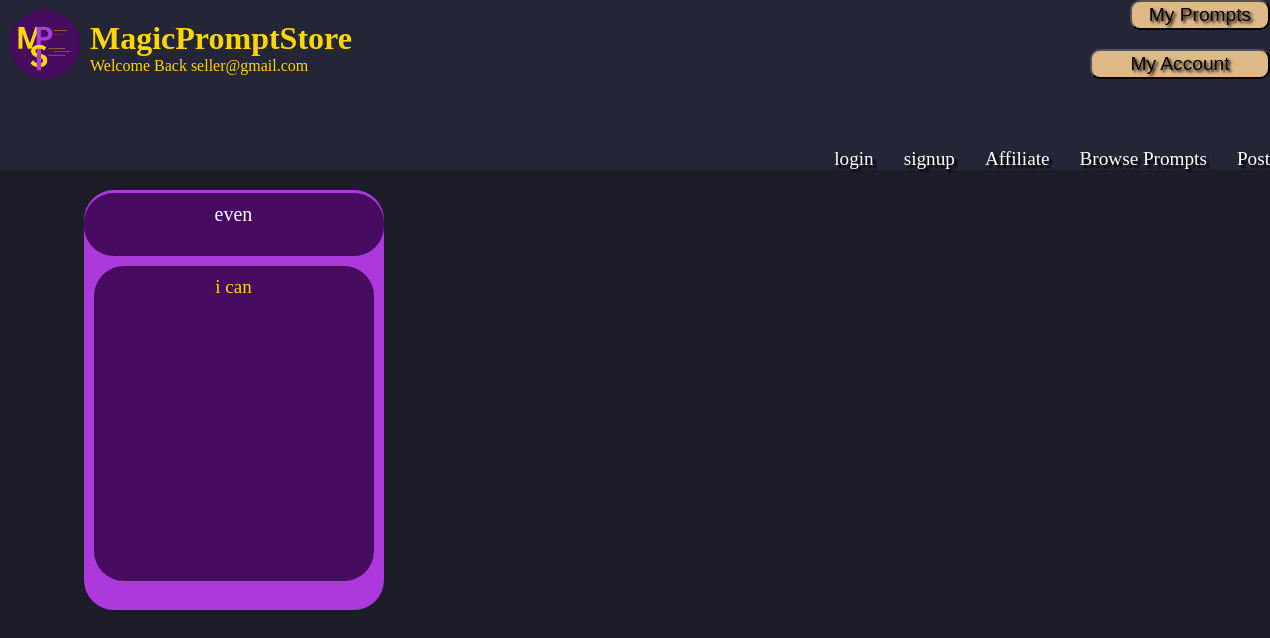
The page /my_prompts/ (signed in) on the database its author committed.
### mps_app/models.py (models this page shows)
class Users(models.Model):
    name = models.TextField(max_length=30)
    email = models.TextField(max_length=50)
    password = models.TextField(max_length=10)
    prompts = models.ManyToManyField(Prompts,related_name='prompts')
    pending = models.ManyToManyField(Prompts,related_name='pending')
    posted = models.ManyToManyField(Prompts,related_name='posted')
    total_earned = models.IntegerField(default=0)
    is_affiliate = models.TextField(default = "no")
    link = models.TextField(default = "null")
    from_affiliate = models.ForeignKey('Users',blank=True,null=True,on_delete=models.SET_NULL)
    payment_id = models.TextField(max_length=50,default="null")
    withdraw_processing = models.TextField(default='no')

class Prompts(models.Model):
    name = models.TextField(max_length=30,default="NULL")
    title = models.TextField(max_length=50)
    description = models.TextField(max_length=500)
    prompt = models.TextField(max_length=5000)
    price = models.FloatField(max_length=30,default=0.0)
    category = models.TextField(max_length=30,default='normal')
    sample_input = models.TextField(max_length=10000,default="null")
    sample_output = models.TextField(max_length=10000,default="null")
    sales = models.IntegerField(default=0)
    user = models.ForeignKey('Users',blank=True,null=True,on_delete=models.SET_NULL,related_name='user')
    cost = models.IntegerField(default=29)

### mps_app/views.py (the view)
# urls.py: path('my_prompts/',views.my_prompts_view,name="my_prompts_view"),
def my_prompts_view(request):
    request.session['current'] = 'my_prompts'
    if request.session.get('user')== 'null':
        return redirect(reverse('login_view'))
    if request.method == 'POST':
        title = request.POST.get('thetitle')
        request.session['thetitle'] = title
        return redirect(reverse('prompt_view'))
    email = request.session.get('email')
    user = Users.objects.get(email=email)
    context = {
        'user' : user,
    }
    if request.session.get('user')!= 'null':
        context['name'] = request.session.get('email')
    return render(request,'my_prompts.html',context)

### mps_app/templates/my_prompts.html (shortened to what this page needs)
{% load static %}
<html lang="en">
<head>
</head>
<body>
    <img src="{% static 'logo.png' %}" width="70px" height="70px" class="logo">
    <div class="mps">
        <h1>MagicPromptStore</h1>
        {%if name%}
        Welcome Back
        {{name}}
        {% endif %}
    </div>
    <div class="header">
        <a href="{% url 'login_view' %}" class="link">login</a>
        <a href="{% url 'signup_view' %}" class="link">signup</a>
        <a href="{% url 'affiliate_view'%}" class="link">Affiliate</a>
        <a href="{% url 'store_view' %}" class="link">Browse Prompts</a>
        <a href="{% url 'post_view' %}" class="link">Post</a>
    </div>
    <div class="grid">
        <div class="container">
            {% if user%}
            {% for prompt in user.prompts.all %}
                <div class="card" onclick="onSubmit('{{ prompt.title }}')">
                    <form method="POST" id="myform">
                        <div class="title">
                            {{ prompt.title }}
                        </div>
                        <div class="description">
                            {{ prompt.description }}
                        </div>
                    </form>
                </div>
            {% endfor %}
            {% endif %}
        </div>
    </div>
    <button class="sticky"><a class="link2" href="{% url 'my_prompts_view' %}">My Prompts</a></button>
    <button class="sticky2"><a class="link2" href="{% url 'posted_view' %}">My Account</a></button>
</body>
</html>

### mps_app/templates/my_prompts.html (style rules this page uses)
* { margin: 0; padding: 0; box-sizing: border-box; }
.sticky2 { padding: 0px; background: burlywood; border-radius: 10px; width: 180px; height: 30px; font-size: medium; position:fixed; right: 0%; top: 5%; }
body { background-color: #1d1d29; }
.link { text-decoration: none; color: white; font-size: larger; text-shadow: 3px 3px 2px black; }
.header { display: flex; background-color: #242536; height:170px; padding-top: 30px; justify-content:end; align-items: end; gap:30px; flex-wrap: wrap; }
.logo { position: absolute; left: 10px; top: 10px; }
.mps { position: absolute; left: 90px; top: 20px; color: gold; }
.grid { width: 100%; height: 100%; }
.container { position: relative; left: 5%; display: grid; grid-template-columns: repeat(auto-fit, minmax(400px, 1fr)); }
.card { width: 300px; height: 420px; background-color: #AC39DC; border-radius: 30px; margin: 20px; font-size: large; transition: background-color 0.3s, height 0.3s, font-size 0.3s; cursor: pointer; }
.title { margin-top: 3px; height: 15%; border-radius: 30px; background-color: hsl(282, 79%, 21%); text-align: center; padding-top: 10px; color: white; font-size: 20px; }
.description { border-radius: 30px; background-color: #470B60; text-align: center; margin: 10px; padding-top: 10px; height: 75%; font-size: 19px; color: gold; }
.sticky { padding: 0px; background: burlywood; border-radius: 10px; width: 140px; height: 30px; font-size: medium; position:fixed; right: 0%; top: 0%; }
.link2 { text-decoration: none; color:black; font-size: larger; text-shadow: 2px 2px 3px black; margin: 0px; }

### rows shown on the page
Users: email "seller@gmail.com"
Prompts: title "even", description "i can"
